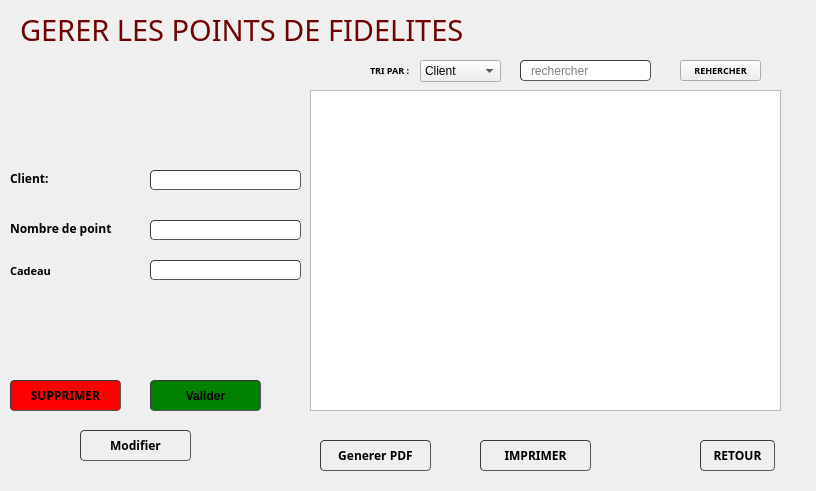
<?xml version="1.0" encoding="UTF-8"?>
<ui version="4.0">
 <class>AjouterPoint</class>
 <widget class="QWidget" name="AjouterPoint">
  <property name="geometry">
   <rect>
    <x>0</x>
    <y>0</y>
    <width>816</width>
    <height>491</height>
   </rect>
  </property>
  <property name="windowTitle">
   <string>Form</string>
  </property>
  <widget class="QLabel" name="label_4">
   <property name="geometry">
    <rect>
     <x>10</x>
     <y>260</y>
     <width>111</width>
     <height>21</height>
    </rect>
   </property>
   <property name="font">
    <font>
     <family>Century Gothic</family>
     <pointsize>8</pointsize>
     <weight>75</weight>
     <bold>true</bold>
    </font>
   </property>
   <property name="text">
    <string>Cadeau</string>
   </property>
  </widget>
  <widget class="QLabel" name="text_id">
   <property name="geometry">
    <rect>
     <x>120</x>
     <y>190</y>
     <width>211</width>
     <height>20</height>
    </rect>
   </property>
   <property name="text">
    <string/>
   </property>
  </widget>
  <widget class="QLabel" name="text_etat">
   <property name="geometry">
    <rect>
     <x>120</x>
     <y>280</y>
     <width>181</width>
     <height>20</height>
    </rect>
   </property>
   <property name="text">
    <string/>
   </property>
  </widget>
  <widget class="QLabel" name="date_text">
   <property name="geometry">
    <rect>
     <x>84</x>
     <y>280</y>
     <width>351</width>
     <height>20</height>
    </rect>
   </property>
   <property name="text">
    <string/>
   </property>
  </widget>
  <widget class="QLabel" name="text2">
   <property name="geometry">
    <rect>
     <x>170</x>
     <y>420</y>
     <width>181</width>
     <height>20</height>
    </rect>
   </property>
   <property name="text">
    <string/>
   </property>
  </widget>
  <widget class="QLabel" name="text_date">
   <property name="geometry">
    <rect>
     <x>120</x>
     <y>280</y>
     <width>351</width>
     <height>20</height>
    </rect>
   </property>
   <property name="text">
    <string/>
   </property>
  </widget>
  <widget class="QLabel" name="label_9">
   <property name="geometry">
    <rect>
     <x>10</x>
     <y>170</y>
     <width>41</width>
     <height>16</height>
    </rect>
   </property>
   <property name="font">
    <font>
     <family>Century Gothic</family>
     <pointsize>9</pointsize>
     <weight>75</weight>
     <bold>true</bold>
    </font>
   </property>
   <property name="text">
    <string>Client:</string>
   </property>
  </widget>
  <widget class="QLabel" name="text_type">
   <property name="geometry">
    <rect>
     <x>120</x>
     <y>240</y>
     <width>171</width>
     <height>20</height>
    </rect>
   </property>
   <property name="text">
    <string/>
   </property>
  </widget>
  <widget class="QLineEdit" name="NB">
   <property name="geometry">
    <rect>
     <x>150</x>
     <y>220</y>
     <width>151</width>
     <height>20</height>
    </rect>
   </property>
   <property name="styleSheet">
    <string notr="true">	border-width: 1px; border-radius: 4px;
	border-color: rgb(58, 58, 58);
	border-style: inset;
	padding: 0 8px;


	selection-color: rgb(60, 63, 65);</string>
   </property>
  </widget>
  <widget class="QPushButton" name="Valider">
   <property name="geometry">
    <rect>
     <x>150</x>
     <y>380</y>
     <width>111</width>
     <height>31</height>
    </rect>
   </property>
   <property name="font">
    <font>
     <weight>75</weight>
     <bold>true</bold>
    </font>
   </property>
   <property name="styleSheet">
    <string notr="true">	border-width: 1px; border-radius: 4px;
	border-color: rgb(58, 58, 58);
	border-style: inset;
	padding: 0 8px;
	background-color: green;

	selection-color: rgb(60, 63, 65);</string>
   </property>
   <property name="text">
    <string>Valider</string>
   </property>
   <property name="icon">
    <iconset>
     <normaloff>:/icons/icons8_checkmark_96px.png</normaloff>:/icons/icons8_checkmark_96px.png</iconset>
   </property>
  </widget>
  <widget class="QLabel" name="label_7">
   <property name="geometry">
    <rect>
     <x>20</x>
     <y>0</y>
     <width>561</width>
     <height>61</height>
    </rect>
   </property>
   <property name="font">
    <font>
     <family>Century Gothic</family>
     <pointsize>22</pointsize>
     <weight>50</weight>
     <bold>false</bold>
    </font>
   </property>
   <property name="text">
    <string>&lt;html&gt;&lt;head/&gt;&lt;body&gt;&lt;p&gt;&lt;span style=&quot; color:#6f0303;&quot;&gt;GERER LES POINTS DE FIDELITES &lt;/span&gt;&lt;/p&gt;&lt;/body&gt;&lt;/html&gt;</string>
   </property>
   <property name="textFormat">
    <enum>Qt::RichText</enum>
   </property>
  </widget>
  <widget class="QLabel" name="label_10">
   <property name="geometry">
    <rect>
     <x>10</x>
     <y>220</y>
     <width>131</width>
     <height>16</height>
    </rect>
   </property>
   <property name="font">
    <font>
     <family>Century Gothic</family>
     <pointsize>9</pointsize>
     <weight>75</weight>
     <bold>true</bold>
    </font>
   </property>
   <property name="text">
    <string>Nombre de point</string>
   </property>
  </widget>
  <widget class="QLineEdit" name="Client">
   <property name="geometry">
    <rect>
     <x>150</x>
     <y>170</y>
     <width>151</width>
     <height>20</height>
    </rect>
   </property>
   <property name="styleSheet">
    <string notr="true">	border-width: 1px; border-radius: 4px;
	border-color: rgb(58, 58, 58);
	border-style: inset;
	padding: 0 8px;


	selection-color: rgb(60, 63, 65);</string>
   </property>
  </widget>
  <widget class="QLabel" name="text_date2">
   <property name="geometry">
    <rect>
     <x>120</x>
     <y>320</y>
     <width>381</width>
     <height>20</height>
    </rect>
   </property>
   <property name="text">
    <string/>
   </property>
  </widget>
  <widget class="QPushButton" name="imprimer_2">
   <property name="geometry">
    <rect>
     <x>480</x>
     <y>440</y>
     <width>111</width>
     <height>31</height>
    </rect>
   </property>
   <property name="font">
    <font>
     <family>Century Gothic</family>
     <weight>75</weight>
     <bold>true</bold>
    </font>
   </property>
   <property name="styleSheet">
    <string notr="true">	border-width: 1px; border-radius: 4px;
	border-color: rgb(58, 58, 58);
	border-style: inset;
	padding: 0 8px;


	selection-color: rgb(60, 63, 65);</string>
   </property>
   <property name="text">
    <string>IMPRIMER</string>
   </property>
   <property name="icon">
    <iconset>
     <normaloff>:/logo/delete.png</normaloff>:/logo/delete.png</iconset>
   </property>
  </widget>
  <widget class="QLineEdit" name="recherche_2">
   <property name="geometry">
    <rect>
     <x>520</x>
     <y>60</y>
     <width>131</width>
     <height>21</height>
    </rect>
   </property>
   <property name="styleSheet">
    <string notr="true">	border-width: 1px; border-radius: 4px;
	border-color: rgb(58, 58, 58);
	border-style: inset;
	padding: 0 8px;


	selection-background-color: rgb(187, 187, 187);
	selection-color: rgb(60, 63, 65);</string>
   </property>
   <property name="placeholderText">
    <string>rechercher</string>
   </property>
  </widget>
  <widget class="QPushButton" name="supprimer_2">
   <property name="geometry">
    <rect>
     <x>10</x>
     <y>380</y>
     <width>111</width>
     <height>31</height>
    </rect>
   </property>
   <property name="font">
    <font>
     <family>Century Gothic</family>
     <weight>75</weight>
     <bold>true</bold>
    </font>
   </property>
   <property name="styleSheet">
    <string notr="true">	border-width: 1px; border-radius: 4px;
	border-color: rgb(58, 58, 58);
	border-style: inset;
	padding: 0 8px;
	background-color: red;

	selection-color: rgb(60, 63, 65);</string>
   </property>
   <property name="text">
    <string>SUPPRIMER</string>
   </property>
   <property name="icon">
    <iconset>
     <normaloff>:/logo/delete.png</normaloff>:/logo/delete.png</iconset>
   </property>
  </widget>
  <widget class="QTableView" name="tableView_2">
   <property name="geometry">
    <rect>
     <x>310</x>
     <y>90</y>
     <width>471</width>
     <height>321</height>
    </rect>
   </property>
   <property name="styleSheet">
    <string notr="true"/>
   </property>
  </widget>
  <widget class="QPushButton" name="PDF_2">
   <property name="geometry">
    <rect>
     <x>320</x>
     <y>440</y>
     <width>111</width>
     <height>31</height>
    </rect>
   </property>
   <property name="font">
    <font>
     <family>Century Gothic</family>
     <weight>75</weight>
     <bold>true</bold>
    </font>
   </property>
   <property name="styleSheet">
    <string notr="true">	border-width: 1px; border-radius: 4px;
	border-color: rgb(58, 58, 58);
	border-style: inset;
	padding: 0 8px;


	selection-color: rgb(60, 63, 65);</string>
   </property>
   <property name="text">
    <string>Generer PDF</string>
   </property>
   <property name="icon">
    <iconset>
     <normaloff>:/logo/delete.png</normaloff>:/logo/delete.png</iconset>
   </property>
  </widget>
  <widget class="QComboBox" name="comboBox_2">
   <property name="geometry">
    <rect>
     <x>420</x>
     <y>60</y>
     <width>81</width>
     <height>22</height>
    </rect>
   </property>
   <property name="styleSheet">
    <string notr="true"/>
   </property>
   <item>
    <property name="text">
     <string>Client</string>
    </property>
   </item>
   <item>
    <property name="text">
     <string>Nb de point</string>
    </property>
   </item>
  </widget>
  <widget class="QPushButton" name="search_2">
   <property name="geometry">
    <rect>
     <x>680</x>
     <y>60</y>
     <width>81</width>
     <height>21</height>
    </rect>
   </property>
   <property name="font">
    <font>
     <family>Century Gothic</family>
     <pointsize>7</pointsize>
     <weight>75</weight>
     <bold>true</bold>
    </font>
   </property>
   <property name="text">
    <string>REHERCHER</string>
   </property>
   <property name="iconSize">
    <size>
     <width>20</width>
     <height>20</height>
    </size>
   </property>
  </widget>
  <widget class="QLabel" name="label_6">
   <property name="geometry">
    <rect>
     <x>370</x>
     <y>60</y>
     <width>41</width>
     <height>21</height>
    </rect>
   </property>
   <property name="font">
    <font>
     <family>Century Gothic</family>
     <pointsize>7</pointsize>
     <weight>75</weight>
     <bold>true</bold>
    </font>
   </property>
   <property name="text">
    <string>TRI PAR :</string>
   </property>
  </widget>
  <widget class="QPushButton" name="Annuler">
   <property name="geometry">
    <rect>
     <x>700</x>
     <y>440</y>
     <width>75</width>
     <height>31</height>
    </rect>
   </property>
   <property name="font">
    <font>
     <family>Century Gothic</family>
     <weight>75</weight>
     <bold>true</bold>
    </font>
   </property>
   <property name="styleSheet">
    <string notr="true">	border-width: 1px; border-radius: 4px;
	border-color: rgb(58, 58, 58);
	border-style: inset;
	padding: 0 8px;


	selection-color: rgb(60, 63, 65);</string>
   </property>
   <property name="text">
    <string>RETOUR</string>
   </property>
  </widget>
  <widget class="QPushButton" name="Modifier">
   <property name="geometry">
    <rect>
     <x>80</x>
     <y>430</y>
     <width>111</width>
     <height>31</height>
    </rect>
   </property>
   <property name="font">
    <font>
     <family>Century Gothic</family>
     <weight>75</weight>
     <bold>true</bold>
    </font>
   </property>
   <property name="styleSheet">
    <string notr="true">	border-width: 1px; border-radius: 4px;
	border-color: rgb(58, 58, 58);
	border-style: inset;
	padding: 0 8px;


	selection-color: rgb(60, 63, 65);</string>
   </property>
   <property name="text">
    <string>Modifier</string>
   </property>
   <property name="icon">
    <iconset>
     <normaloff>:/logo/delete.png</normaloff>:/logo/delete.png</iconset>
   </property>
  </widget>
  <widget class="QLineEdit" name="Cadeau">
   <property name="geometry">
    <rect>
     <x>150</x>
     <y>260</y>
     <width>151</width>
     <height>20</height>
    </rect>
   </property>
   <property name="styleSheet">
    <string notr="true">	border-width: 1px; border-radius: 4px;
	border-color: rgb(58, 58, 58);
	border-style: inset;
	padding: 0 8px;


	selection-color: rgb(60, 63, 65);</string>
   </property>
  </widget>
 </widget>
 <resources/>
 <connections/>
</ui>
